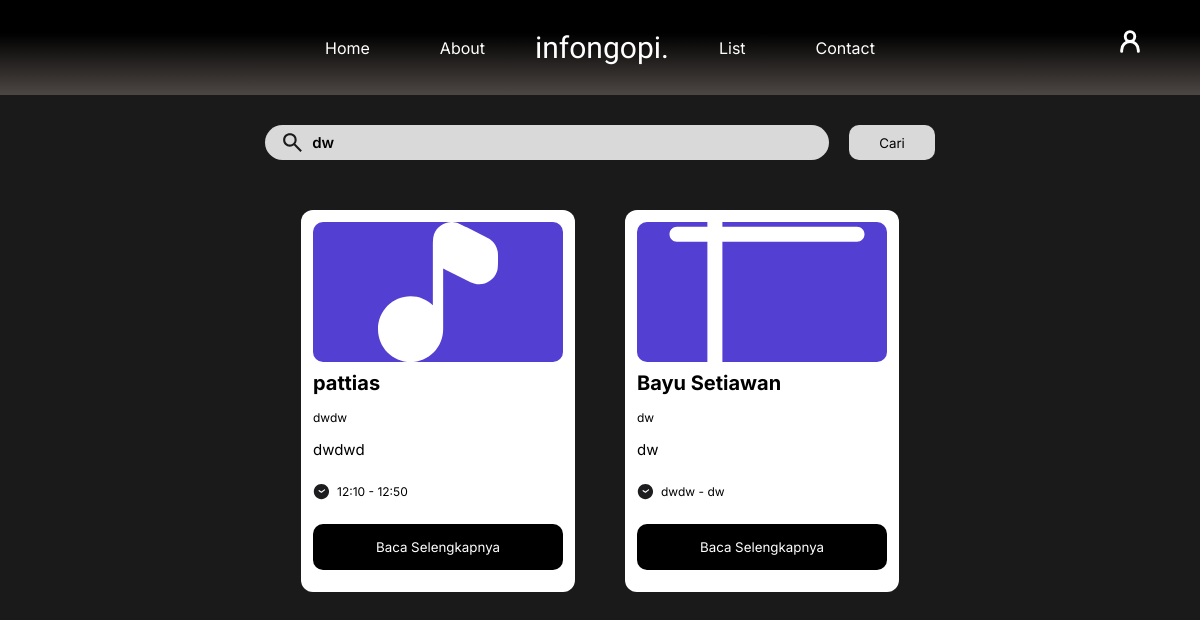
Screenshot of /pages/cafe.php?cari=dw (signed in) with the database file from the repository.
### tables this page shows
CREATE TABLE `cafe` (
  `id` varchar(255) NOT NULL,
  `nama` varchar(255) NOT NULL,
  `foto` varchar(255) DEFAULT NULL,
  `lokasi` varchar(255) NOT NULL,
  `deskripsi` mediumtext,
  `pro` text,
  `cons` text,
  `jam_buka` varchar(255) NOT NULL,
  `jam_tutup` varchar(255) NOT NULL,
  `instagram` varchar(255) DEFAULT NULL
);

### pages/cafe.php (the view, shortened to what this page needs)
<?php
include "../db/koneksi.php";
?>
<!DOCTYPE html>
<html lang="en">
<head>
    <link rel="stylesheet" href="./style/cafe.css">
</head>
<body>
    <div class="navbar">
        <ul class="menu">
            <li><a href="../index.php">Home</a></li>
            <li><a href="./about.php">About</a></li>
            <li class="logo"><a href="../index.php">infongopi.</a></li>
            <li><a href="">List</a></li>
            <li><a href="#">Contact</a></li>
        </ul>
        <a href="./account.php"><img class="profile" src="../public/assets/profile-icon.svg" alt="profile"></a>
    </div>
    <form action="" method="GET" class="search-container">
        <div class="search">
            <img src="../public/assets/search-icon.svg" alt="seach-icon">
            <input type="text" name="cari" placeholder="Masukkan lokasi daerah anda" value="<?php echo htmlspecialchars($_GET['cari'] ?? '', ENT_QUOTES); ?>">
        </div>
        <button type="submit" class="cari">Cari</button>
    </form>
    <div class="cafe-container">
    <?php
    if(isset($_GET['cari'])){
        $cafe2 = "SELECT * FROM cafe WHERE lokasi LIKE '%" . $conn->real_escape_string($_GET['cari']) . "%'";
        $res = $conn->query($cafe2);
        if ($res->num_rows > 0) {
            while ($row = mysqli_fetch_assoc($res)) {
                echo '
        <div class="cafe">
            <div class="cafe-img">
                <img src="../public/cafe/' . htmlspecialchars($row['foto'] ?? "placeholder.jpg") . '" alt="cafe">
            </div>
            <div class="cafe-desc">
                <h2>' . htmlspecialchars($row['nama']) . '</h2>
                <p>' . htmlspecialchars($row['lokasi']) . '</p>
                <p>' . htmlspecialchars($row['deskripsi']) . '</p>
                <div class="time-container">
                    <img src="../public/assets/time.svg" alt="clock">
                    <p>' . htmlspecialchars($row['jam_buka']) . ' - ' . htmlspecialchars($row['jam_tutup']) . '</p>
                </div>
                <form action="" method="POST">
                    <input type="hidden" name="submit" value="'. htmlspecialchars($row['id']) .'">
                    <input class="baca" type="submit" value="Baca Selengkapnya">
                </form>
            </div>
        </div>';
            }
        } else {
            echo '<p class="tidak">Tidak ada cafe ditemukan.</p>';
        }
    }
    ?>
    </div>
</body>
</html>

### pages/style/cafe.css (style rules this page uses)
body { margin: 0px; background-color: #1A1A1A; overflow-y: auto; }
.navbar { display: flex; justify-content: center; padding: 30px 20px; position: relative; background: rgb(77,71,68); background: linear-gradient(0deg, rgba(77,71,68,1) 0%, rgba(0,0,0,1) 65%, rgba(0,0,0,1) 100%); }
.navbar .menu { display: flex; align-items: center; list-style-type: none; margin: 0; padding: 0; gap: 10px; }
.navbar .menu li { margin: 0 10px; }
.navbar .menu li a { color: white; text-decoration: none; padding: 10px 20px; font-family: "Inter"; }
.navbar .menu .logo a { font-size: 30px; text-align: center; padding: 0; font-family: "Italiana"; }
.profile { position: absolute; width: 20px; right: 60px; }
.search-container { width: 100%; display: flex; flex-direction: row; justify-content: center; margin: 30px 0px; }
.search { display: flex; align-items: center; background-color: #D9D9D9; padding: 5px 15px; border-radius: 50px; }
.search img { width: 25px; }
.search input { width: 500px; margin-left: 5px; font-weight: 600; font-size: 15px; background-color: transparent; outline: none; border: none; font-family: "Inter"; }
.cafe { width: 250px; padding: 12px; background-color: white; border-radius: 12px; }
.cafe-img img { border-radius: 10px; width: 100%; height:140px; object-fit: cover; }
.cafe h2 { font-size: 20px; font-family: "Inter"; }
.cafe p { margin: 10px 0px; font-size: 12px; font-family: "Inter"; }
.cafe p:nth-child(2) { margin: 15px 0px; }
.cafe p:nth-child(3) { font-size: 15px; }
.time-container { display: flex; gap: 7px; font-family: "Inter"; align-items: center; }
h2 { margin: 5px 0px; }
.baca { font-family: "Inter"; margin: 10px 0px; background-color: black; color: white; border-radius: 10px; padding: 15px 0px; width: 100%; border: 0px solid transparent; cursor: pointer; }
.cafe-container { margin: 50px 0px; display: flex; align-items: center; justify-content: center; flex-wrap: wrap; gap: 50px; }
.cari { margin-left: 20px; padding: 0px 30px; border-radius: 10px; border: 0px solid transparent; background-color: #D9D9D9; font-family: "Inter"; }

### rows the page displays
cafe: foto (picture), nama "pattias", lokasi "dwdw", deskripsi "dwdwd", jam_buka "12:10", jam_tutup "12:50"
cafe: foto (picture), nama "Bayu Setiawan", lokasi "dw", deskripsi "dw", jam_buka "dwdw", jam_tutup "dw"
